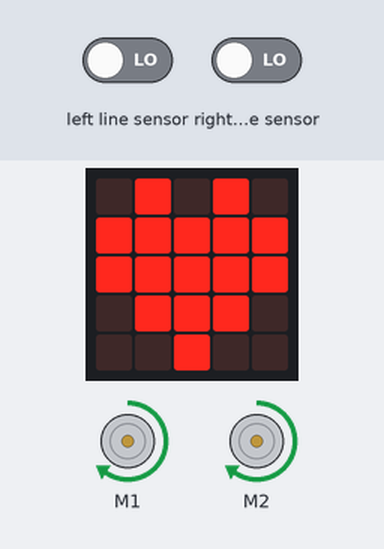
Simulated run of this program. Board: BBC micro:bit (MakeCode). On the bench: the board's 5×5 LED display, 2 × DC motor (green arrow = forward, orange = backward, longer = faster). The test bench sets the inputs (shaded band); at power-on: left line sensor LOW, right line sensor LOW.

Above: at 1.8 s.
1.9 s: left line sensor driven HIGH
At 3.1 s:
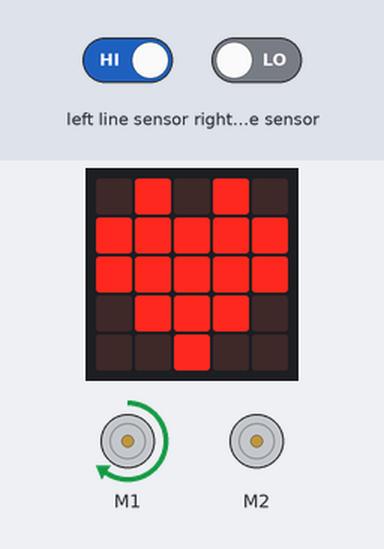
3.4 s: left line sensor driven LOW
At 4.1 s:
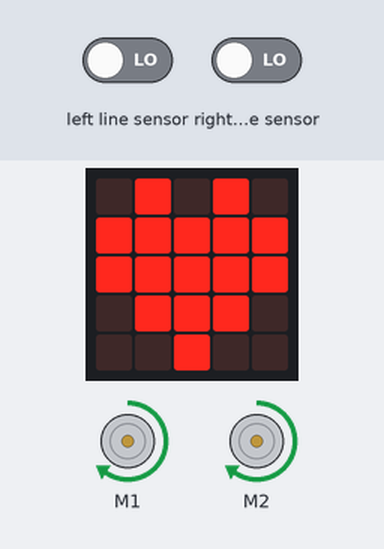
4.9 s: right line sensor driven HIGH
At 6.1 s:
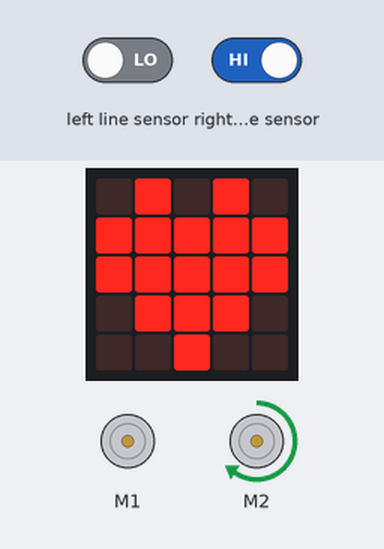
6.4 s: right line sensor driven LOW
At 7.3 s:
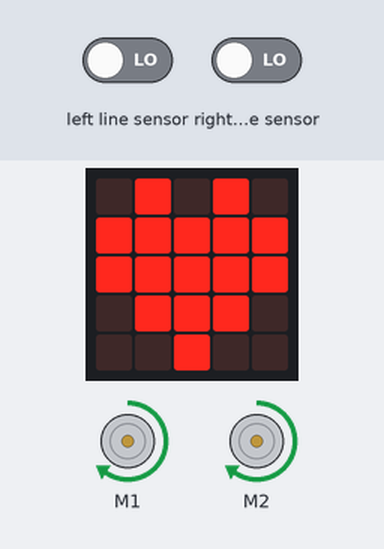
Timing chart, 0 to 8.9 s (numbered marks = the images above; inputs shaded):
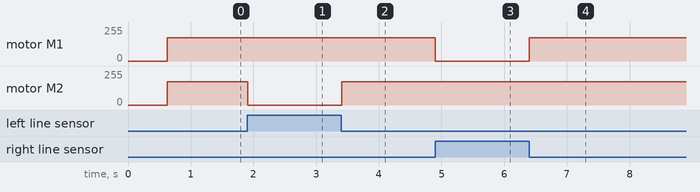

Measured:
- after the input at 1.9 s, motor M2: forward 175/255 → stopped at once
- after the input at 3.4 s, motor M2: stopped → forward 175/255 at once
- after the input at 4.9 s, motor M1: forward 175/255 → stopped at once
- after the input at 6.4 s, motor M1: stopped → forward 175/255 at once

The program:

main.ts
```typescript
basic.showIcon(IconNames.Heart)
basic.forever(function () {
    if (maqueen.readPatrol(maqueen.Patrol.PatrolLeft) == 0 && maqueen.readPatrol(maqueen.Patrol.PatrolRight) == 0) {
        maqueen.motorRun(maqueen.Motors.All, maqueen.Dir.CW, 175)
    } else if (maqueen.readPatrol(maqueen.Patrol.PatrolLeft) == 1 && maqueen.readPatrol(maqueen.Patrol.PatrolRight) == 0) {
        maqueen.motorRun(maqueen.Motors.M1, maqueen.Dir.CW, 175)
        maqueen.motorRun(maqueen.Motors.M2, maqueen.Dir.CW, 0)
    } else if (maqueen.readPatrol(maqueen.Patrol.PatrolLeft) == 0 && maqueen.readPatrol(maqueen.Patrol.PatrolRight) == 1) {
        maqueen.motorRun(maqueen.Motors.M1, maqueen.Dir.CW, 0)
        maqueen.motorRun(maqueen.Motors.M2, maqueen.Dir.CW, 175)
    }
})
```

test.ts
```typescript
// aquí va el archivo "tests"; esto no se compilará cuando este paquete se utilice como una extensión.
```
